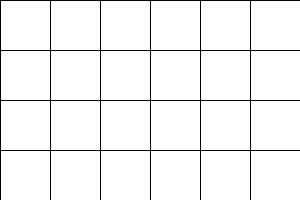
Frame 1 (no input)
Frame 60 (the mouse pressed at the canvas centre just before this capture): identical to frame 1, image omitted
Frame 120 (the mouse held since frame 60 and released just before this capture): identical to frame 1, image omitted

The Processing sketch that drew this single still picture (run headless with seeded random() and noise(); from frame 60 on, the mouse is pressed at the canvas centre):

// Processing sketch: ej_1_cursada_complementaria
// ── ej_1_cursada_complementaria.pde
void setup() {
  size(300, 200);
}

void draw() {
  for (int i=0; i<6; i++) {
    for(int y=0; y<4;y++){
    if (mouseX>i*50 && mouseX<i*50+50 && mouseY>y*50 && mouseY<y*50+50) {
      fill (255,0,0);
    } else {
      fill(255);
    }
    rect(i*50, y*50, 50, 50);
  }
  }
}
